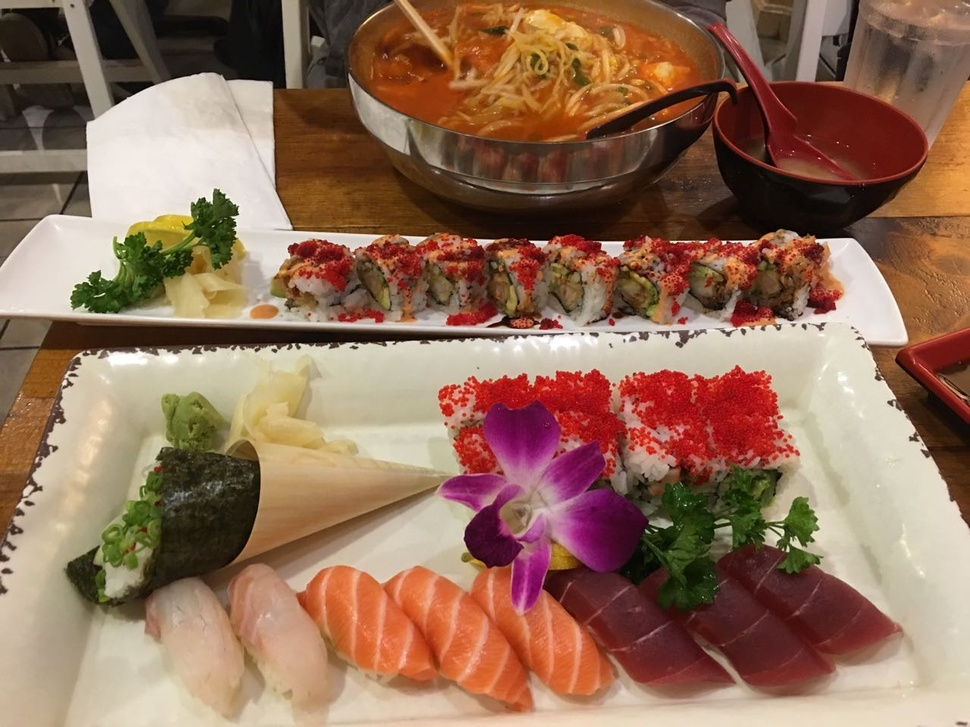
#> input picture Exercise2/sushi.jpg, 970 x 727 px, shrunk from 1280 x 960 before the run, found by its file name
$ python Exercise4.py
#> lines starting #> are read from the running program, lines starting #| are printed output that depends on the picture; after the words box and inside, x2 and y2 are one past the last pixel; in counts of white or black regions, pixels touching at a corner belong together
import cv2
import numpy as np
import copy

def main():
    img_path = "D:/graduate/ec601/opencv/sushi.jpg"
    img = cv2.imread(img_path,1)
#> img is the input picture: shape (727, 970, 3); mean B, G, R 88.7, 110.5, 146
    gray=cv2.cvtColor(img, cv2.COLOR_BGR2GRAY)
    cv2.imshow('Gray Image', gray)
    threshold_value = 128
    (T, thresh) = cv2.threshold(gray, threshold_value, 255, cv2.THRESH_TRUNC)
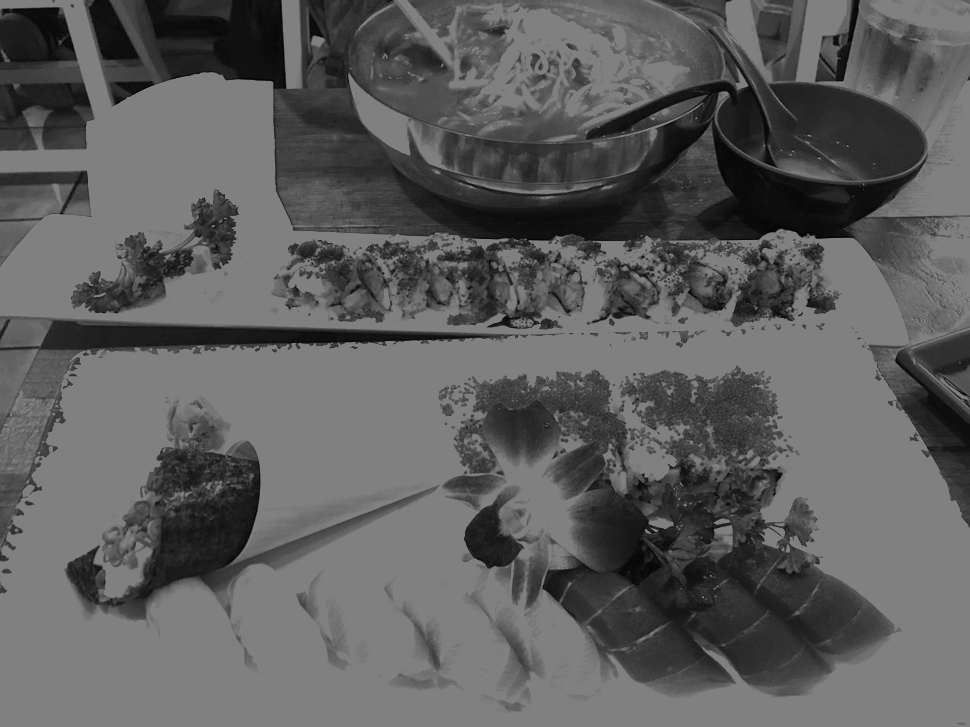
#> thresh: shape (727, 970); min 1, max 128, mean 93.4
#> T = 128
    cv2.imshow("Thresholded Image", thresh)
    #binary
    (T, thresh_binary) = cv2.threshold(gray, threshold_value, 255, cv2.THRESH_BINARY)
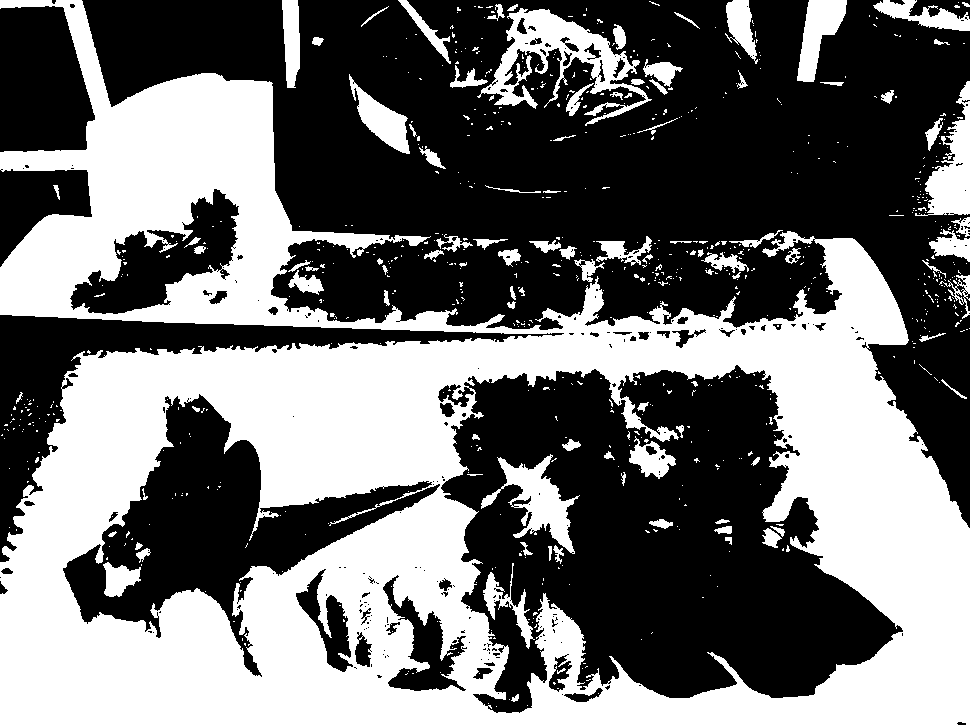
#> thresh_binary: shape (727, 970); 43.8% white; 741 white regions (640 under 20 px), largest, box (x1, y1, x2, y2) and area: (0, 0, 970, 727) 272591, (477, 8, 652, 126) 6237, (481, 454, 580, 554) 3332
    cv2.imshow("Binary Threshold", thresh_binary)
    #band
    (T, thresh_binary_1) = cv2.threshold(gray, 27, 255, cv2.THRESH_BINARY)
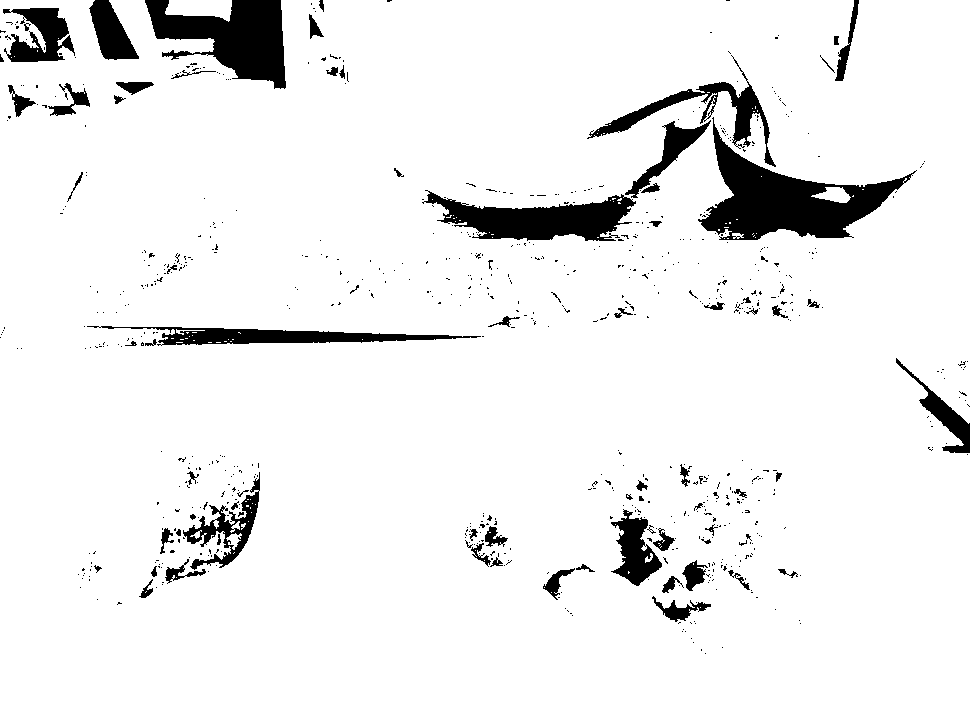
#> thresh_binary_1: shape (727, 970); 93.3% white; 750 black regions (676 under 20 px), largest, box (x1, y1, x2, y2) and area: (698, 117, 917, 240) 9555, (145, 0, 286, 89) 6886, (422, 190, 636, 241) 5647
    (T, thresh_binary_2) = cv2.threshold(gray, 125, 255, cv2.THRESH_BINARY_INV)
#> thresh_binary_2: shape (727, 970); 55.1% white; 720 black regions (622 under 20 px), largest, box (x1, y1, x2, y2) and area: (0, 0, 970, 727) 279042, (477, 4, 652, 126) 6807, (909, 81, 970, 216) 3959
    band_thresholded_img = cv2.bitwise_and(thresh_binary_1,thresh_binary_2)
#> band_thresholded_img: shape (727, 970); 48.4% white; 415 white regions (348 under 20 px), largest, box (x1, y1, x2, y2) and area: (254, 0, 970, 528) 167708, (438, 365, 902, 713) 90418, (63, 395, 440, 676) 27433
    cv2.imshow("Band Thresholding", band_thresholded_img)
    #Semi
    ret2,Semi = cv2.threshold(gray,128,255,cv2.THRESH_BINARY_INV+cv2.THRESH_OTSU)
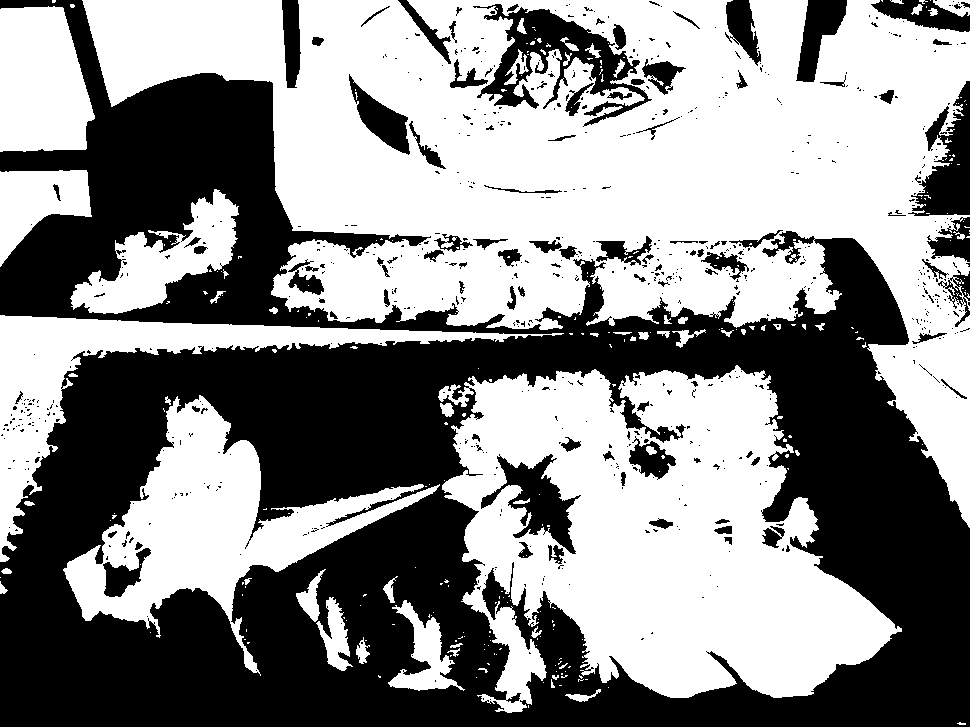
#> Semi: shape (727, 970); 54.7% white; 699 black regions (599 under 20 px), largest, box (x1, y1, x2, y2) and area: (0, 0, 970, 727) 280673, (473, 4, 652, 127) 6993, (908, 81, 970, 216) 4113
#> ret2 = 124
    Semi = cv2.bitwise_and(gray,Semi)
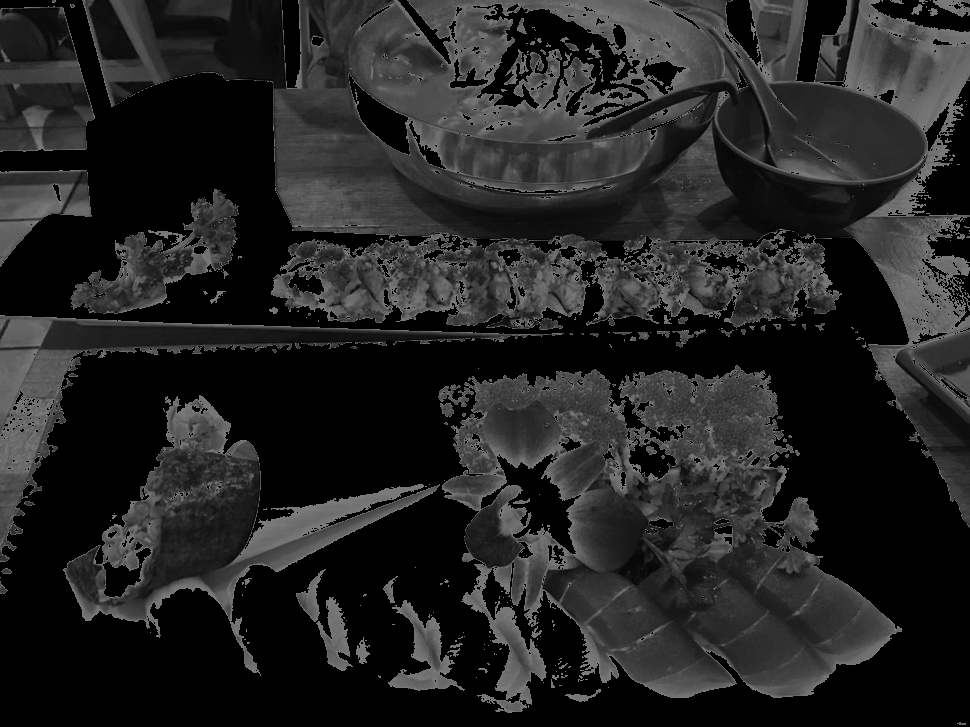
#> Semi: shape (727, 970); min 0, max 124, mean 35.4
    cv2.imshow("Semi Thresholding", Semi)
    #Adaptive
    adaptive_thresh = cv2.adaptiveThreshold(gray,255,cv2.ADAPTIVE_THRESH_GAUSSIAN_C,\
            cv2.THRESH_BINARY,101,10)
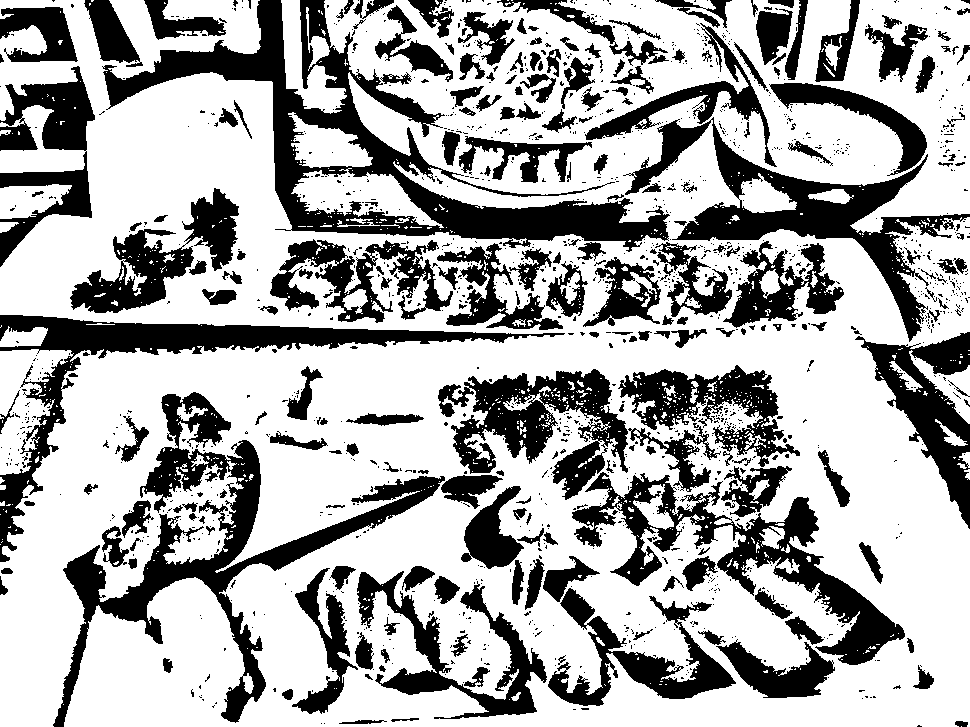
#> adaptive_thresh: shape (727, 970); 67.1% white; 1466 black regions (1234 under 20 px), largest, box (x1, y1, x2, y2) and area: (102, 0, 670, 252) 27447, (53, 392, 445, 727) 20707, (623, 117, 970, 342) 14551
    cv2.imshow("Adaptive Thresholding", adaptive_thresh)
    cv2.waitKey(0)

if __name__ == '__main__':
  main()
